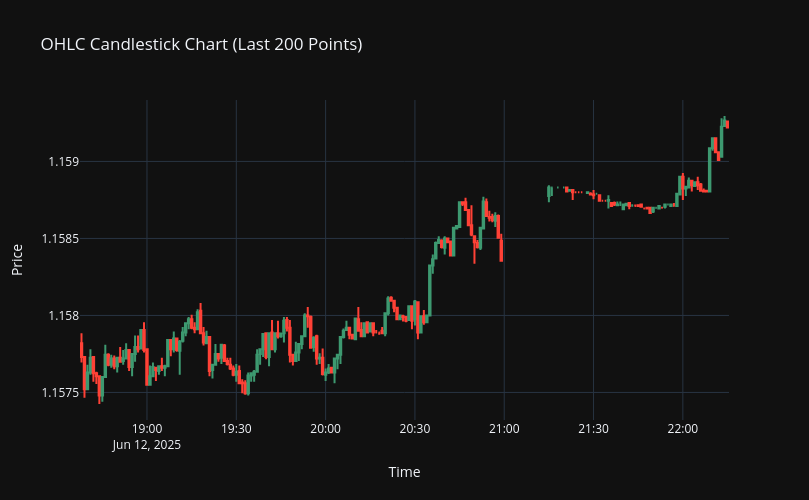

Here is the notebook cell this chart was saved with:
### Markdown cell above
### Visualization

### Code cell
print("#-----------------------")
print(fetcher.raw_data.columns)
print("#-----------------------")
print(fetcher.raw_data.head())
print("#-----------------------")
print(fetcher.raw_data.shape)
print("#-----------------------")

size = 200
df = fetcher.raw_data.copy()[-size:]

# Create a candlestick chart using Plotly
fig = go.Figure(data=[
    go.Candlestick(
        x=df.index,  # Using the timestamp index directly
        open=df['Open'],
        high=df['High'],
        low=df['Low'],
        close=df['Close'],
        name="Candlesticks"
    )
])

# Customize layout
fig.update_layout(
    title=f"OHLC Candlestick Chart (Last {size} Points)",
    xaxis_title="Time",
    yaxis_title="Price",
    xaxis_rangeslider_visible=False,
    template="plotly_dark",
    height=500,
    width=int(500 * 1.618)
)

# Show the chart
fig.show()

### Figure 1 — Plotly figure (JSON) as saved in the notebook; plotly's stock layout.template omitted (floating-point values rounded to 4 significant figures; data arrays with more than 128 entries replaced by an {"elided": "..."} marker saying what was removed)
{"data": [{"close": {"elided": "200 float values"}, "high": {"elided": "200 float values"}, "low": {"elided": "200 float values"}, "name": "Candlesticks", "open": {"elided": "200 float values"}, "x": {"elided": "200 str values"}, "type": "candlestick"}], "layout": {"xaxis": {"rangeslider": {"visible": false}, "title": {"text": "Time"}}, "title": {"text": "OHLC Candlestick Chart (Last 200 Points)"}, "yaxis": {"title": {"text": "Price"}}, "height": 500, "width": 809}}
